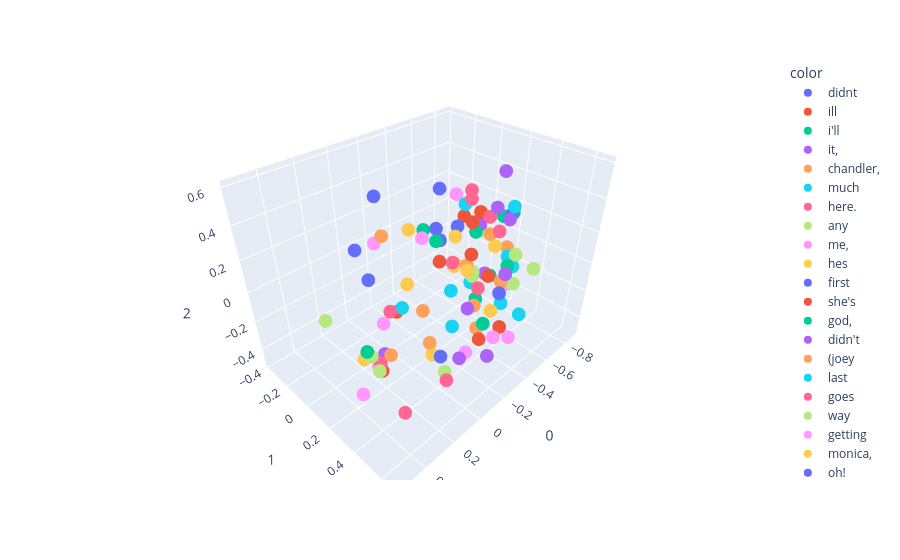

Source (notebook cell):
### Code cell
import plotly.express as px
fig = px.scatter_3d(X[200:300],x=0,y=1,z=2, color=y[200:300])
fig.show()

### Figure 1 — Plotly figure (JSON) as saved in the notebook; plotly's stock layout.template omitted (floating-point values rounded to 4 significant figures)
{"data": [{"hovertemplate": "color=didnt<br>0=%{x}<br>1=%{y}<br>2=%{z}<extra></extra>", "legendgroup": "didnt", "marker": {"color": "#636efa", "symbol": "circle"}, "mode": "markers", "name": "didnt", "scene": "scene", "showlegend": true, "type": "scatter3d", "x": [-0.7661], "y": [0.2392], "z": [0.1899]}, {"hovertemplate": "color=ill<br>0=%{x}<br>1=%{y}<br>2=%{z}<extra></extra>", "legendgroup": "ill", "marker": {"color": "#EF553B", "symbol": "circle"}, "mode": "markers", "name": "ill", "scene": "scene", "showlegend": true, "type": "scatter3d", "x": [-0.3958], "y": [0.2528], "z": [0.2954]}, {"hovertemplate": "color=i'll<br>0=%{x}<br>1=%{y}<br>2=%{z}<extra></extra>", "legendgroup": "i'll", "marker": {"color": "#00cc96", "symbol": "circle"}, "mode": "markers", "name": "i'll", "scene": "scene", "showlegend": true, "type": "scatter3d", "x": [-0.406], "y": [0.271], "z": [0.2406]}, {"hovertemplate": "color=it,<br>0=%{x}<br>1=%{y}<br>2=%{z}<extra></extra>", "legendgroup": "it,", "marker": {"color": "#ab63fa", "symbol": "circle"}, "mode": "markers", "name": "it,", "scene": "scene", "showlegend": true, "type": "scatter3d", "x": [-0.5348], "y": [0.3953], "z": [-0.03632]}, {"hovertemplate": "color=chandler,<br>0=%{x}<br>1=%{y}<br>2=%{z}<extra></extra>", "legendgroup": "chandler,", "marker": {"color": "#FFA15A", "symbol": "circle"}, "mode": "markers", "name": "chandler,", "scene": "scene", "showlegend": true, "type": "scatter3d", "x": [-0.09076], "y": [0.2439], "z": [-0.362]}, {"hovertemplate": "color=much<br>0=%{x}<br>1=%{y}<br>2=%{z}<extra></extra>", "legendgroup": "much", "marker": {"color": "#19d3f3", "symbol": "circle"}, "mode": "markers", "name": "much", "scene": "scene", "showlegend": true, "type": "scatter3d", "x": [-0.6876], "y": [0.2934], "z": [-0.03675]}, {"hovertemplate": "color=here.<br>0=%{x}<br>1=%{y}<br>2=%{z}<extra></extra>", "legendgroup": "here.", "marker": {"color": "#FF6692", "symbol": "circle"}, "mode": "markers", "name": "here.", "scene": "scene", "showlegend": true, "type": "scatter3d", "x": [-0.2561], "y": [0.4271], "z": [0.03389]}, {"hovertemplate": "color=any<br>0=%{x}<br>1=%{y}<br>2=%{z}<extra></extra>", "legendgroup": "any", "marker": {"color": "#B6E880", "symbol": "circle"}, "mode": "markers", "name": "any", "scene": "scene", "showlegend": true, "type": "scatter3d", "x": [-0.6179], "y": [0.3983], "z": [-0.1441]}, {"hovertemplate": "color=me,<br>0=%{x}<br>1=%{y}<br>2=%{z}<extra></extra>", "legendgroup": "me,", "marker": {"color": "#FF97FF", "symbol": "circle"}, "mode": "markers", "name": "me,", "scene": "scene", "showlegend": true, "type": "scatter3d", "x": [-0.7436], "y": [0.2786], "z": [-0.2727]}, {"hovertemplate": "color=hes<br>0=%{x}<br>1=%{y}<br>2=%{z}<extra></extra>", "legendgroup": "hes", "marker": {"color": "#FECB52", "symbol": "circle"}, "mode": "markers", "name": "hes", "scene": "scene", "showlegend": true, "type": "scatter3d", "x": [-0.227], "y": [0.3737], "z": [0.1328]}, {"hovertemplate": "color=first<br>0=%{x}<br>1=%{y}<br>2=%{z}<extra></extra>", "legendgroup": "first", "marker": {"color": "#636efa", "symbol": "circle"}, "mode": "markers", "name": "first", "scene": "scene", "showlegend": true, "type": "scatter3d", "x": [-0.3728], "y": [0.4798], "z": [-0.03406]}, {"hovertemplate": "color=she's<br>0=%{x}<br>1=%{y}<br>2=%{z}<extra></extra>", "legendgroup": "she's", "marker": {"color": "#EF553B", "symbol": "circle"}, "mode": "markers", "name": "she's", "scene": "scene", "showlegend": true, "type": "scatter3d", "x": [-0.3118], "y": [0.3255], "z": [0.1676]}, {"hovertemplate": "color=god,<br>0=%{x}<br>1=%{y}<br>2=%{z}<extra></extra>", "legendgroup": "god,", "marker": {"color": "#00cc96", "symbol": "circle"}, "mode": "markers", "name": "god,", "scene": "scene", "showlegend": true, "type": "scatter3d", "x": [-0.3816], "y": [0.004182], "z": [0.07532]}, {"hovertemplate": "color=didn't<br>0=%{x}<br>1=%{y}<br>2=%{z}<extra></extra>", "legendgroup": "didn't", "marker": {"color": "#ab63fa", "symbol": "circle"}, "mode": "markers", "name": "didn't", "scene": "scene", "showlegend": true, "type": "scatter3d", "x": [-0.7106], "y": [0.2672], "z": [0.1905]}, {"hovertemplate": "color=(joey<br>0=%{x}<br>1=%{y}<br>2=%{z}<extra></extra>", "legendgroup": "(joey", "marker": {"color": "#FFA15A", "symbol": "circle"}, "mode": "markers", "name": "(joey", "scene": "scene", "showlegend": true, "type": "scatter3d", "x": [0.4099], "y": [0.5075], "z": [0.07818]}, {"hovertemplate": "color=last<br>0=%{x}<br>1=%{y}<br>2=%{z}<extra></extra>", "legendgroup": "last", "marker": {"color": "#19d3f3", "symbol": "circle"}, "mode": "markers", "name": "last", "scene": "scene", "showlegend": true, "type": "scatter3d", "x": [-0.3877], "y": [0.4859], "z": [-0.1075]}, {"hovertemplate": "color=goes<br>0=%{x}<br>1=%{y}<br>2=%{z}<extra></extra>", "legendgroup": "goes", "marker": {"color": "#FF6692", "symbol": "circle"}, "mode": "markers", "name": "goes", "scene": "scene", "showlegend": true, "type": "scatter3d", "x": [0.3994], "y": [0.5054], "z": [0.3106]}, {"hovertemplate": "color=way<br>0=%{x}<br>1=%{y}<br>2=%{z}<extra></extra>", "legendgroup": "way", "marker": {"color": "#B6E880", "symbol": "circle"}, "mode": "markers", "name": "way", "scene": "scene", "showlegend": true, "type": "scatter3d", "x": [-0.5026], "y": [0.5868], "z": [0.1119]}, {"hovertemplate": "color=getting<br>0=%{x}<br>1=%{y}<br>2=%{z}<extra></extra>", "legendgroup": "getting", "marker": {"color": "#FF97FF", "symbol": "circle"}, "mode": "markers", "name": "getting", "scene": "scene", "showlegend": true, "type": "scatter3d", "x": [-0.3512], "y": [0.4845], "z": [-0.3323]}, {"hovertemplate": "color=monica,<br>0=%{x}<br>1=%{y}<br>2=%{z}<extra></extra>", "legendgroup": "monica,", "marker": {"color": "#FECB52", "symbol": "circle"}, "mode": "markers", "name": "monica,", "scene": "scene", "showlegend": true, "type": "scatter3d", "x": [-0.09961], "y": [0.2562], "z": [-0.451]}, {"hovertemplate": "color=oh!<br>0=%{x}<br>1=%{y}<br>2=%{z}<extra></extra>", "legendgroup": "oh!", "marker": {"color": "#636efa", "symbol": "circle"}, "mode": "markers", "name": "oh!", "scene": "scene", "showlegend": true, "type": "scatter3d", "x": [-0.1116], "y": [-0.1987], "z": [0.3845]}, {"hovertemplate": "color=sorry.<br>0=%{x}<br>1=%{y}<br>2=%{z}<extra></extra>", "legendgroup": "sorry.", "marker": {"color": "#EF553B", "symbol": "circle"}, "mode": "markers", "name": "sorry.", "scene": "scene", "showlegend": true, "type": "scatter3d", "x": [-0.4828], "y": [-0.06113], "z": [-0.1463]}, {"hovertemplate": "color=walks<br>0=%{x}<br>1=%{y}<br>2=%{z}<extra></extra>", "legendgroup": "walks", "marker": {"color": "#00cc96", "symbol": "circle"}, "mode": "markers", "name": "walks", "scene": "scene", "showlegend": true, "type": "scatter3d", "x": [0.5375], "y": [0.5167], "z": [0.1921]}, {"hovertemplate": "color=(ross<br>0=%{x}<br>1=%{y}<br>2=%{z}<extra></extra>", "legendgroup": "(ross", "marker": {"color": "#ab63fa", "symbol": "circle"}, "mode": "markers", "name": "(ross", "scene": "scene", "showlegend": true, "type": "scatter3d", "x": [0.4104], "y": [0.4673], "z": [0.05726]}, {"hovertemplate": "color=you?<br>0=%{x}<br>1=%{y}<br>2=%{z}<extra></extra>", "legendgroup": "you?", "marker": {"color": "#FFA15A", "symbol": "circle"}, "mode": "markers", "name": "you?", "scene": "scene", "showlegend": true, "type": "scatter3d", "x": [-0.522], "y": [0.1988], "z": [-0.3674]}, {"hovertemplate": "color=it?<br>0=%{x}<br>1=%{y}<br>2=%{z}<extra></extra>", "legendgroup": "it?", "marker": {"color": "#19d3f3", "symbol": "circle"}, "mode": "markers", "name": "it?", "scene": "scene", "showlegend": true, "type": "scatter3d", "x": [-0.6142], "y": [0.08454], "z": [-0.297]}, {"hovertemplate": "color=put<br>0=%{x}<br>1=%{y}<br>2=%{z}<extra></extra>", "legendgroup": "put", "marker": {"color": "#FF6692", "symbol": "circle"}, "mode": "markers", "name": "put", "scene": "scene", "showlegend": true, "type": "scatter3d", "x": [-0.1251], "y": [0.6226], "z": [0.5105]}, {"hovertemplate": "color=door<br>0=%{x}<br>1=%{y}<br>2=%{z}<extra></extra>", "legendgroup": "door", "marker": {"color": "#B6E880", "symbol": "circle"}, "mode": "markers", "name": "door", "scene": "scene", "showlegend": true, "type": "scatter3d", "x": [0.5268], "y": [0.5743], "z": [0.119]}, {"hovertemplate": "color=people<br>0=%{x}<br>1=%{y}<br>2=%{z}<extra></extra>", "legendgroup": "people", "marker": {"color": "#FF97FF", "symbol": "circle"}, "mode": "markers", "name": "people", "scene": "scene", "showlegend": true, "type": "scatter3d", "x": [-0.4444], "y": [0.5223], "z": [-0.3687]}, {"hovertemplate": "color=gets<br>0=%{x}<br>1=%{y}<br>2=%{z}<extra></extra>", "legendgroup": "gets", "marker": {"color": "#FECB52", "symbol": "circle"}, "mode": "markers", "name": "gets", "scene": "scene", "showlegend": true, "type": "scatter3d", "x": [0.3335], "y": [0.5376], "z": [0.4294]}, {"hovertemplate": "color=hi!<br>0=%{x}<br>1=%{y}<br>2=%{z}<extra></extra>", "legendgroup": "hi!", "marker": {"color": "#636efa", "symbol": "circle"}, "mode": "markers", "name": "hi!", "scene": "scene", "showlegend": true, "type": "scatter3d", "x": [-0.04393], "y": [-0.3217], "z": [0.0179]}, {"hovertemplate": "color=mrs.<br>0=%{x}<br>1=%{y}<br>2=%{z}<extra></extra>", "legendgroup": "mrs.", "marker": {"color": "#EF553B", "symbol": "circle"}, "mode": "markers", "name": "mrs.", "scene": "scene", "showlegend": true, "type": "scatter3d", "x": [-0.1572], "y": [-0.1081], "z": [-0.3841]}, {"hovertemplate": "color=y'know<br>0=%{x}<br>1=%{y}<br>2=%{z}<extra></extra>", "legendgroup": "y'know", "marker": {"color": "#00cc96", "symbol": "circle"}, "mode": "markers", "name": "y'know", "scene": "scene", "showlegend": true, "type": "scatter3d", "x": [-0.8652], "y": [0.114], "z": [0.09075]}, {"hovertemplate": "color=great<br>0=%{x}<br>1=%{y}<br>2=%{z}<extra></extra>", "legendgroup": "great", "marker": {"color": "#ab63fa", "symbol": "circle"}, "mode": "markers", "name": "great", "scene": "scene", "showlegend": true, "type": "scatter3d", "x": [-0.6964], "y": [0.1308], "z": [-0.2459]}, {"hovertemplate": "color=i-i<br>0=%{x}<br>1=%{y}<br>2=%{z}<extra></extra>", "legendgroup": "i-i", "marker": {"color": "#FFA15A", "symbol": "circle"}, "mode": "markers", "name": "i-i", "scene": "scene", "showlegend": true, "type": "scatter3d", "x": [-0.7864], "y": [0.08266], "z": [-0.01837]}, {"hovertemplate": "color=both<br>0=%{x}<br>1=%{y}<br>2=%{z}<extra></extra>", "legendgroup": "both", "marker": {"color": "#19d3f3", "symbol": "circle"}, "mode": "markers", "name": "both", "scene": "scene", "showlegend": true, "type": "scatter3d", "x": [0.02411], "y": [0.5067], "z": [-0.002279]}, {"hovertemplate": "color=gotta<br>0=%{x}<br>1=%{y}<br>2=%{z}<extra></extra>", "legendgroup": "gotta", "marker": {"color": "#FF6692", "symbol": "circle"}, "mode": "markers", "name": "gotta", "scene": "scene", "showlegend": true, "type": "scatter3d", "x": [-0.6153], "y": [0.1986], "z": [0.219]}, {"hovertemplate": "color=by:<br>0=%{x}<br>1=%{y}<br>2=%{z}<extra></extra>", "legendgroup": "by:", "marker": {"color": "#B6E880", "symbol": "circle"}, "mode": "markers", "name": "by:", "scene": "scene", "showlegend": true, "type": "scatter3d", "x": [0.3676], "y": [-0.05674], "z": [-0.1024]}, {"hovertemplate": "color=dr.<br>0=%{x}<br>1=%{y}<br>2=%{z}<extra></extra>", "legendgroup": "dr.", "marker": {"color": "#FF97FF", "symbol": "circle"}, "mode": "markers", "name": "dr.", "scene": "scene", "showlegend": true, "type": "scatter3d", "x": [-0.1141], "y": [-0.1863], "z": [-0.5015]}, {"hovertemplate": "color=you!<br>0=%{x}<br>1=%{y}<br>2=%{z}<extra></extra>", "legendgroup": "you!", "marker": {"color": "#FECB52", "symbol": "circle"}, "mode": "markers", "name": "you!", "scene": "scene", "showlegend": true, "type": "scatter3d", "x": [-0.431], "y": [0.1043], "z": [-0.07366]}, {"hovertemplate": "color=hey.<br>0=%{x}<br>1=%{y}<br>2=%{z}<extra></extra>", "legendgroup": "hey.", "marker": {"color": "#636efa", "symbol": "circle"}, "mode": "markers", "name": "hey.", "scene": "scene", "showlegend": true, "type": "scatter3d", "x": [0.04112], "y": [-0.1009], "z": [-0.03583]}, {"hovertemplate": "color=these<br>0=%{x}<br>1=%{y}<br>2=%{z}<extra></extra>", "legendgroup": "these", "marker": {"color": "#EF553B", "symbol": "circle"}, "mode": "markers", "name": "these", "scene": "scene", "showlegend": true, "type": "scatter3d", "x": [-0.3132], "y": [0.4148], "z": [-0.3682]}, {"hovertemplate": "color=feel<br>0=%{x}<br>1=%{y}<br>2=%{z}<extra></extra>", "legendgroup": "feel", "marker": {"color": "#00cc96", "symbol": "circle"}, "mode": "markers", "name": "feel", "scene": "scene", "showlegend": true, "type": "scatter3d", "x": [-0.7812], "y": [0.2405], "z": [0.1975]}, {"hovertemplate": "color=call<br>0=%{x}<br>1=%{y}<br>2=%{z}<extra></extra>", "legendgroup": "call", "marker": {"color": "#ab63fa", "symbol": "circle"}, "mode": "markers", "name": "call", "scene": "scene", "showlegend": true, "type": "scatter3d", "x": [-0.4743], "y": [0.3777], "z": [0.5964]}, {"hovertemplate": "color=talking<br>0=%{x}<br>1=%{y}<br>2=%{z}<extra></extra>", "legendgroup": "talking", "marker": {"color": "#FFA15A", "symbol": "circle"}, "mode": "markers", "name": "talking", "scene": "scene", "showlegend": true, "type": "scatter3d", "x": [-0.4421], "y": [0.2916], "z": [-0.4434]}, {"hovertemplate": "color=us<br>0=%{x}<br>1=%{y}<br>2=%{z}<extra></extra>", "legendgroup": "us", "marker": {"color": "#19d3f3", "symbol": "circle"}, "mode": "markers", "name": "us", "scene": "scene", "showlegend": true, "type": "scatter3d", "x": [-0.4902], "y": [0.544], "z": [-0.2117]}, {"hovertemplate": "color=shes<br>0=%{x}<br>1=%{y}<br>2=%{z}<extra></extra>", "legendgroup": "shes", "marker": {"color": "#FF6692", "symbol": "circle"}, "mode": "markers", "name": "shes", "scene": "scene", "showlegend": true, "type": "scatter3d", "x": [-0.2641], "y": [0.2414], "z": [0.09892]}, {"hovertemplate": "color=looking<br>0=%{x}<br>1=%{y}<br>2=%{z}<extra></extra>", "legendgroup": "looking", "marker": {"color": "#B6E880", "symbol": "circle"}, "mode": "markers", "name": "looking", "scene": "scene", "showlegend": true, "type": "scatter3d", "x": [0.002612], "y": [0.4483], "z": [-0.3716]}, {"hovertemplate": "color=rachel's,<br>0=%{x}<br>1=%{y}<br>2=%{z}<extra></extra>", "legendgroup": "rachel's,", "marker": {"color": "#FF97FF", "symbol": "circle"}, "mode": "markers", "name": "rachel's,", "scene": "scene", "showlegend": true, "type": "scatter3d", "x": [0.2092], "y": [0.1544], "z": [-0.3918]}, {"hovertemplate": "color=actually<br>0=%{x}<br>1=%{y}<br>2=%{z}<extra></extra>", "legendgroup": "actually", "marker": {"color": "#FECB52", "symbol": "circle"}, "mode": "markers", "name": "actually", "scene": "scene", "showlegend": true, "type": "scatter3d", "x": [-0.7332], "y": [0.1636], "z": [-0.04494]}, {"hovertemplate": "color=yes,<br>0=%{x}<br>1=%{y}<br>2=%{z}<extra></extra>", "legendgroup": "yes,", "marker": {"color": "#636efa", "symbol": "circle"}, "mode": "markers", "name": "yes,", "scene": "scene", "showlegend": true, "type": "scatter3d", "x": [-0.6574], "y": [-0.262], "z": [-0.06813]}, {"hovertemplate": "color=having<br>0=%{x}<br>1=%{y}<br>2=%{z}<extra></extra>", "legendgroup": "having", "marker": {"color": "#EF553B", "symbol": "circle"}, "mode": "markers", "name": "having", "scene": "scene", "showlegend": true, "type": "scatter3d", "x": [-0.4763], "y": [0.4332], "z": [-0.3664]}, {"hovertemplate": "color=those<br>0=%{x}<br>1=%{y}<br>2=%{z}<extra></extra>", "legendgroup": "those", "marker": {"color": "#00cc96", "symbol": "circle"}, "mode": "markers", "name": "those", "scene": "scene", "showlegend": true, "type": "scatter3d", "x": [-0.4001], "y": [0.3695], "z": [-0.3331]}, {"hovertemplate": "color=start<br>0=%{x}<br>1=%{y}<br>2=%{z}<extra></extra>", "legendgroup": "start", "marker": {"color": "#ab63fa", "symbol": "circle"}, "mode": "markers", "name": "start", "scene": "scene", "showlegend": true, "type": "scatter3d", "x": [0.03325], "y": [0.6019], "z": [0.1693]}, {"hovertemplate": "color=phoebe,<br>0=%{x}<br>1=%{y}<br>2=%{z}<extra></extra>", "legendgroup": "phoebe,", "marker": {"color": "#FFA15A", "symbol": "circle"}, "mode": "markers", "name": "phoebe,", "scene": "scene", "showlegend": true, "type": "scatter3d", "x": [-0.2127], "y": [0.06577], "z": [-0.3062]}, {"hovertemplate": "color=told<br>0=%{x}<br>1=%{y}<br>2=%{z}<extra></extra>", "legendgroup": "told", "marker": {"color": "#19d3f3", "symbol": "circle"}, "mode": "markers", "name": "told", "scene": "scene", "showlegend": true, "type": "scatter3d", "x": [-0.6361], "y": [0.3408], "z": [0.3291]}, {"hovertemplate": "color=next<br>0=%{x}<br>1=%{y}<br>2=%{z}<extra></extra>", "legendgroup": "next", "marker": {"color": "#FF6692", "symbol": "circle"}, "mode": "markers", "name": "next", "scene": "scene", "showlegend": true, "type": "scatter3d", "x": [0.2346], "y": [0.6699], "z": [-0.08525]}, {"hovertemplate": "color=(rachel<br>0=%{x}<br>1=%{y}<br>2=%{z}<extra></extra>", "legendgroup": "(rachel", "marker": {"color": "#B6E880", "symbol": "circle"}, "mode": "markers", "name": "(rachel", "scene": "scene", "showlegend": true, "type": "scatter3d", "x": [0.4698], "y": [0.4524], "z": [0.07404]}, {"hovertemplate": "color=(entering)<br>0=%{x}<br>1=%{y}<br>2=%{z}<extra></extra>", "legendgroup": "(entering)", "marker": {"color": "#FF97FF", "symbol": "circle"}, "mode": "markers", "name": "(entering)", "scene": "scene", "showlegend": true, "type": "scatter3d", "x": [-0.2349], "y": [-0.3829], "z": [-0.04743]}, {"hovertemplate": "color=after<br>0=%{x}<br>1=%{y}<br>2=%{z}<extra></extra>", "legendgroup": "after", "marker": {"color": "#FECB52", "symbol": "circle"}, "mode": "markers", "name": "after", "scene": "scene", "showlegend": true, "type": "scatter3d", "x": [-0.08489], "y": [0.6419], "z": [0.1109]}, {"hovertemplate": "color=another<br>0=%{x}<br>1=%{y}<br>2=%{z}<extra></extra>", "legendgroup": "another", "marker": {"color": "#636efa", "symbol": "circle"}, "mode": "markers", "name": "another", "scene": "scene", "showlegend": true, "type": "scatter3d", "x": [0.05497], "y": [0.4644], "z": [-0.2107]}, {"hovertemplate": "color=this.<br>0=%{x}<br>1=%{y}<br>2=%{z}<extra></extra>", "legendgroup": "this.", "marker": {"color": "#EF553B", "symbol": "circle"}, "mode": "markers", "name": "this.", "scene": "scene", "showlegend": true, "type": "scatter3d", "x": [-0.5915], "y": [0.236], "z": [-0.1593]}, {"hovertemplate": "color=too<br>0=%{x}<br>1=%{y}<br>2=%{z}<extra></extra>", "legendgroup": "too", "marker": {"color": "#00cc96", "symbol": "circle"}, "mode": "markers", "name": "too", "scene": "scene", "showlegend": true, "type": "scatter3d", "x": [-0.6811], "y": [0.1826], "z": [-0.2287]}, {"hovertemplate": "color=um,<br>0=%{x}<br>1=%{y}<br>2=%{z}<extra></extra>", "legendgroup": "um,", "marker": {"color": "#ab63fa", "symbol": "circle"}, "mode": "markers", "name": "um,", "scene": "scene", "showlegend": true, "type": "scatter3d", "x": [-0.7997], "y": [-0.01225], "z": [0.006468]}, {"hovertemplate": "color=right?<br>0=%{x}<br>1=%{y}<br>2=%{z}<extra></extra>", "legendgroup": "right?", "marker": {"color": "#FFA15A", "symbol": "circle"}, "mode": "markers", "name": "right?", "scene": "scene", "showlegend": true, "type": "scatter3d", "x": [-0.5263], "y": [0.376], "z": [-0.0918]}, {"hovertemplate": "color=ever<br>0=%{x}<br>1=%{y}<br>2=%{z}<extra></extra>", "legendgroup": "ever", "marker": {"color": "#19d3f3", "symbol": "circle"}, "mode": "markers", "name": "ever", "scene": "scene", "showlegend": true, "type": "scatter3d", "x": [-0.6783], "y": [0.341], "z": [-0.08024]}, {"hovertemplate": "color=(chandler<br>0=%{x}<br>1=%{y}<br>2=%{z}<extra></extra>", "legendgroup": "(chandler", "marker": {"color": "#FF6692", "symbol": "circle"}, "mode": "markers", "name": "(chandler", "scene": "scene", "showlegend": true, "type": "scatter3d", "x": [0.4469], "y": [0.4817], "z": [0.03729]}, {"hovertemplate": "color=what,<br>0=%{x}<br>1=%{y}<br>2=%{z}<extra></extra>", "legendgroup": "what,", "marker": {"color": "#B6E880", "symbol": "circle"}, "mode": "markers", "name": "what,", "scene": "scene", "showlegend": true, "type": "scatter3d", "x": [-0.8813], "y": [-0.06164], "z": [-0.09173]}, {"hovertemplate": "color=(the<br>0=%{x}<br>1=%{y}<br>2=%{z}<extra></extra>", "legendgroup": "(the", "marker": {"color": "#FF97FF", "symbol": "circle"}, "mode": "markers", "name": "(the", "scene": "scene", "showlegend": true, "type": "scatter3d", "x": [0.5395], "y": [0.4624], "z": [-0.09961]}, {"hovertemplate": "color=sorry,<br>0=%{x}<br>1=%{y}<br>2=%{z}<extra></extra>", "legendgroup": "sorry,", "marker": {"color": "#FECB52", "symbol": "circle"}, "mode": "markers", "name": "sorry,", "scene": "scene", "showlegend": true, "type": "scatter3d", "x": [-0.5706], "y": [-0.0137], "z": [-0.1784]}, {"hovertemplate": "color=yeah<br>0=%{x}<br>1=%{y}<br>2=%{z}<extra></extra>", "legendgroup": "yeah", "marker": {"color": "#636efa", "symbol": "circle"}, "mode": "markers", "name": "yeah", "scene": "scene", "showlegend": true, "type": "scatter3d", "x": [-0.6937], "y": [-0.2696], "z": [0.2036]}, {"hovertemplate": "color=ah,<br>0=%{x}<br>1=%{y}<br>2=%{z}<extra></extra>", "legendgroup": "ah,", "marker": {"color": "#EF553B", "symbol": "circle"}, "mode": "markers", "name": "ah,", "scene": "scene", "showlegend": true, "type": "scatter3d", "x": [-0.7279], "y": [-0.08646], "z": [0.06689]}, {"hovertemplate": "color=now,<br>0=%{x}<br>1=%{y}<br>2=%{z}<extra></extra>", "legendgroup": "now,", "marker": {"color": "#00cc96", "symbol": "circle"}, "mode": "markers", "name": "now,", "scene": "scene", "showlegend": true, "type": "scatter3d", "x": [-0.6034], "y": [0.3563], "z": [-0.0335]}, {"hovertemplate": "color=which<br>0=%{x}<br>1=%{y}<br>2=%{z}<extra></extra>", "legendgroup": "which", "marker": {"color": "#ab63fa", "symbol": "circle"}, "mode": "markers", "name": "which", "scene": "scene", "showlegend": true, "type": "scatter3d", "x": [0.008837], "y": [0.5476], "z": [-0.1966]}, {"hovertemplate": "color=what?!<br>0=%{x}<br>1=%{y}<br>2=%{z}<extra></extra>", "legendgroup": "what?!", "marker": {"color": "#FFA15A", "symbol": "circle"}, "mode": "markers", "name": "what?!", "scene": "scene", "showlegend": true, "type": "scatter3d", "x": [-0.2579], "y": [-0.3359], "z": [0.01564]}, {"hovertemplate": "color=turns<br>0=%{x}<br>1=%{y}<br>2=%{z}<extra></extra>", "legendgroup": "turns", "marker": {"color": "#19d3f3", "symbol": "circle"}, "mode": "markers", "name": "turns", "scene": "scene", "showlegend": true, "type": "scatter3d", "x": [0.35], "y": [0.5215], "z": [0.3104]}, {"hovertemplate": "color=sitting<br>0=%{x}<br>1=%{y}<br>2=%{z}<extra></extra>", "legendgroup": "sitting", "marker": {"color": "#FF6692", "symbol": "circle"}, "mode": "markers", "name": "sitting", "scene": "scene", "showlegend": true, "type": "scatter3d", "x": [0.3028], "y": [0.463], "z": [-0.4275]}, {"hovertemplate": "color=i've<br>0=%{x}<br>1=%{y}<br>2=%{z}<extra></extra>", "legendgroup": "i've", "marker": {"color": "#B6E880", "symbol": "circle"}, "mode": "markers", "name": "i've", "scene": "scene", "showlegend": true, "type": "scatter3d", "x": [-0.5269], "y": [0.17], "z": [-0.1321]}, {"hovertemplate": "color=what's<br>0=%{x}<br>1=%{y}<br>2=%{z}<extra></extra>", "legendgroup": "what's", "marker": {"color": "#FF97FF", "symbol": "circle"}, "mode": "markers", "name": "what's", "scene": "scene", "showlegend": true, "type": "scatter3d", "x": [-0.3603], "y": [-0.08877], "z": [0.06421]}, {"hovertemplate": "color=huh?<br>0=%{x}<br>1=%{y}<br>2=%{z}<extra></extra>", "legendgroup": "huh?", "marker": {"color": "#FECB52", "symbol": "circle"}, "mode": "markers", "name": "huh?", "scene": "scene", "showlegend": true, "type": "scatter3d", "x": [-0.4383], "y": [0.1006], "z": [0.1242]}, {"hovertemplate": "color=okay<br>0=%{x}<br>1=%{y}<br>2=%{z}<extra></extra>", "legendgroup": "okay", "marker": {"color": "#636efa", "symbol": "circle"}, "mode": "markers", "name": "okay", "scene": "scene", "showlegend": true, "type": "scatter3d", "x": [-0.6438], "y": [-0.06513], "z": [0.03633]}, {"hovertemplate": "color=perk,<br>0=%{x}<br>1=%{y}<br>2=%{z}<extra></extra>", "legendgroup": "perk,", "marker": {"color": "#EF553B", "symbol": "circle"}, "mode": "markers", "name": "perk,", "scene": "scene", "showlegend": true, "type": "scatter3d", "x": [0.1843], "y": [0.153], "z": [-0.449]}, {"hovertemplate": "color=great!<br>0=%{x}<br>1=%{y}<br>2=%{z}<extra></extra>", "legendgroup": "great!", "marker": {"color": "#00cc96", "symbol": "circle"}, "mode": "markers", "name": "great!", "scene": "scene", "showlegend": true, "type": "scatter3d", "x": [-0.5202], "y": [-0.2401], "z": [-0.01063]}, {"hovertemplate": "color=trying<br>0=%{x}<br>1=%{y}<br>2=%{z}<extra></extra>", "legendgroup": "trying", "marker": {"color": "#ab63fa", "symbol": "circle"}, "mode": "markers", "name": "trying", "scene": "scene", "showlegend": true, "type": "scatter3d", "x": [-0.2282], "y": [0.5433], "z": [-0.3499]}, {"hovertemplate": "color=there's<br>0=%{x}<br>1=%{y}<br>2=%{z}<extra></extra>", "legendgroup": "there's", "marker": {"color": "#FFA15A", "symbol": "circle"}, "mode": "markers", "name": "there's", "scene": "scene", "showlegend": true, "type": "scatter3d", "x": [-0.2931], "y": [0.3142], "z": [0.103]}, {"hovertemplate": "color=wait<br>0=%{x}<br>1=%{y}<br>2=%{z}<extra></extra>", "legendgroup": "wait", "marker": {"color": "#19d3f3", "symbol": "circle"}, "mode": "markers", "name": "wait", "scene": "scene", "showlegend": true, "type": "scatter3d", "x": [-0.5749], "y": [0.04687], "z": [0.2575]}, {"hovertemplate": "color=(pause)<br>0=%{x}<br>1=%{y}<br>2=%{z}<extra></extra>", "legendgroup": "(pause)", "marker": {"color": "#FF6692", "symbol": "circle"}, "mode": "markers", "name": "(pause)", "scene": "scene", "showlegend": true, "type": "scatter3d", "x": [-0.8158], "y": [-0.1086], "z": [0.2066]}, {"hovertemplate": "color=find<br>0=%{x}<br>1=%{y}<br>2=%{z}<extra></extra>", "legendgroup": "find", "marker": {"color": "#B6E880", "symbol": "circle"}, "mode": "markers", "name": "find", "scene": "scene", "showlegend": true, "type": "scatter3d", "x": [-0.2457], "y": [0.637], "z": [0.3434]}, {"hovertemplate": "color=go.<br>0=%{x}<br>1=%{y}<br>2=%{z}<extra></extra>", "legendgroup": "go.", "marker": {"color": "#FF97FF", "symbol": "circle"}, "mode": "markers", "name": "go.", "scene": "scene", "showlegend": true, "type": "scatter3d", "x": [-0.285], "y": [0.2308], "z": [0.4891]}, {"hovertemplate": "color=whats<br>0=%{x}<br>1=%{y}<br>2=%{z}<extra></extra>", "legendgroup": "whats", "marker": {"color": "#FECB52", "symbol": "circle"}, "mode": "markers", "name": "whats", "scene": "scene", "showlegend": true, "type": "scatter3d", "x": [-0.2968], "y": [-0.1342], "z": [0.1285]}, {"hovertemplate": "color=geller:<br>0=%{x}<br>1=%{y}<br>2=%{z}<extra></extra>", "legendgroup": "geller:", "marker": {"color": "#636efa", "symbol": "circle"}, "mode": "markers", "name": "geller:", "scene": "scene", "showlegend": true, "type": "scatter3d", "x": [-0.4748], "y": [-0.05193], "z": [0.01636]}, {"hovertemplate": "color=guess<br>0=%{x}<br>1=%{y}<br>2=%{z}<extra></extra>", "legendgroup": "guess", "marker": {"color": "#EF553B", "symbol": "circle"}, "mode": "markers", "name": "guess", "scene": "scene", "showlegend": true, "type": "scatter3d", "x": [-0.6598], "y": [0.09596], "z": [0.1932]}, {"hovertemplate": "color=me?<br>0=%{x}<br>1=%{y}<br>2=%{z}<extra></extra>", "legendgroup": "me?", "marker": {"color": "#00cc96", "symbol": "circle"}, "mode": "markers", "name": "me?", "scene": "scene", "showlegend": true, "type": "scatter3d", "x": [-0.5459], "y": [0.1878], "z": [-0.3337]}, {"hovertemplate": "color=made<br>0=%{x}<br>1=%{y}<br>2=%{z}<extra></extra>", "legendgroup": "made", "marker": {"color": "#ab63fa", "symbol": "circle"}, "mode": "markers", "name": "made", "scene": "scene", "showlegend": true, "type": "scatter3d", "x": [-0.4439], "y": [0.3697], "z": [0.4075]}, {"hovertemplate": "color=y'know,<br>0=%{x}<br>1=%{y}<br>2=%{z}<extra></extra>", "legendgroup": "y'know,", "marker": {"color": "#FFA15A", "symbol": "circle"}, "mode": "markers", "name": "y'know,", "scene": "scene", "showlegend": true, "type": "scatter3d", "x": [-0.8053], "y": [0.2031], "z": [-0.06654]}, {"hovertemplate": "color=that?<br>0=%{x}<br>1=%{y}<br>2=%{z}<extra></extra>", "legendgroup": "that?", "marker": {"color": "#19d3f3", "symbol": "circle"}, "mode": "markers", "name": "that?", "scene": "scene", "showlegend": true, "type": "scatter3d", "x": [-0.4841], "y": [0.03971], "z": [-0.3187]}, {"hovertemplate": "color=stop<br>0=%{x}<br>1=%{y}<br>2=%{z}<extra></extra>", "legendgroup": "stop", "marker": {"color": "#FF6692", "symbol": "circle"}, "mode": "markers", "name": "stop", "scene": "scene", "showlegend": true, "type": "scatter3d", "x": [-0.2357], "y": [0.3716], "z": [0.5317]}, {"hovertemplate": "color=me!<br>0=%{x}<br>1=%{y}<br>2=%{z}<extra></extra>", "legendgroup": "me!", "marker": {"color": "#B6E880", "symbol": "circle"}, "mode": "markers", "name": "me!", "scene": "scene", "showlegend": true, "type": "scatter3d", "x": [-0.4477], "y": [0.2306], "z": [-0.08821]}, {"hovertemplate": "color=there.<br>0=%{x}<br>1=%{y}<br>2=%{z}<extra></extra>", "legendgroup": "there.", "marker": {"color": "#FF97FF", "symbol": "circle"}, "mode": "markers", "name": "there.", "scene": "scene", "showlegend": true, "type": "scatter3d", "x": [-0.07933], "y": [0.5141], "z": [-0.2396]}, {"hovertemplate": "color=(monica<br>0=%{x}<br>1=%{y}<br>2=%{z}<extra></extra>", "legendgroup": "(monica", "marker": {"color": "#FECB52", "symbol": "circle"}, "mode": "markers", "name": "(monica", "scene": "scene", "showlegend": true, "type": "scatter3d", "x": [0.4838], "y": [0.415], "z": [0.03908]}], "layout": {"legend": {"title": {"text": "color"}, "tracegroupgap": 0}, "margin": {"t": 60}, "scene": {"domain": {"x": [0, 1], "y": [0, 1]}, "xaxis": {"title": {"text": "0"}}, "yaxis": {"title": {"text": "1"}}, "zaxis": {"title": {"text": "2"}}}}}
